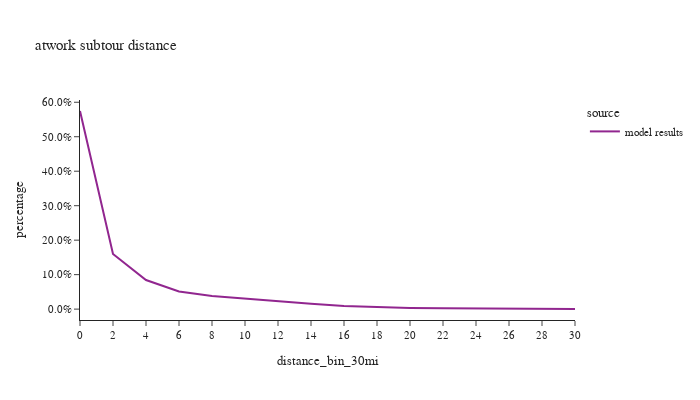

Here is the notebook cell this chart was saved with:
### Code cell
df_plot = atwork_subtour.loc[atwork_subtour['distance_bin_30mi'].notna()].groupby(['source','distance_bin_30mi'])['trip_weight_2017_2019'].sum().reset_index()
df_plot['percentage'] = df_plot.groupby(['source'], group_keys=False)['trip_weight_2017_2019']. \
    apply(lambda x: x / float(x.sum()))

fig2 = px.line(df_plot, x='distance_bin_30mi', y="percentage", color="source", title="atwork subtour distance")
fig2.for_each_annotation(lambda a: a.update(text = a.text.split("=")[-1]))
fig2.update_layout(height=400, width=700, font=dict(size=11), yaxis=dict(tickformat=".1%"))
fig2.show()

### Figure 1 — Plotly figure (JSON) as saved in the notebook; plotly's stock layout.template omitted (floating-point values rounded to 4 significant figures)
{"data": [{"hovertemplate": "source=model results<br>distance_bin_30mi=%{x}<br>percentage=%{y}<extra></extra>", "legendgroup": "model results", "line": {"color": "#91268F", "dash": "solid"}, "marker": {"symbol": "circle"}, "mode": "lines", "name": "model results", "orientation": "v", "showlegend": true, "type": "scatter", "x": ["0", "2", "4", "6", "8", "10", "12", "14", "16", "18", "20", "22", "24", "26", "28", "30"], "xaxis": "x", "y": [0.5746, 0.1601, 0.08427, 0.05118, 0.03825, 0.03019, 0.02157, 0.01542, 0.009357, 0.005841, 0.003506, 0.002343, 0.001566, 0.000877, 0.0005381, 0.0003551], "yaxis": "y"}], "layout": {"font": {"size": 11}, "height": 400, "legend": {"title": {"text": "source"}, "tracegroupgap": 0}, "title": {"text": "atwork subtour distance"}, "width": 700, "xaxis": {"anchor": "y", "domain": [0.0, 1.0], "title": {"text": "distance_bin_30mi"}}, "yaxis": {"anchor": "x", "domain": [0.0, 1.0], "tickformat": ".1%", "title": {"text": "percentage"}}}}
